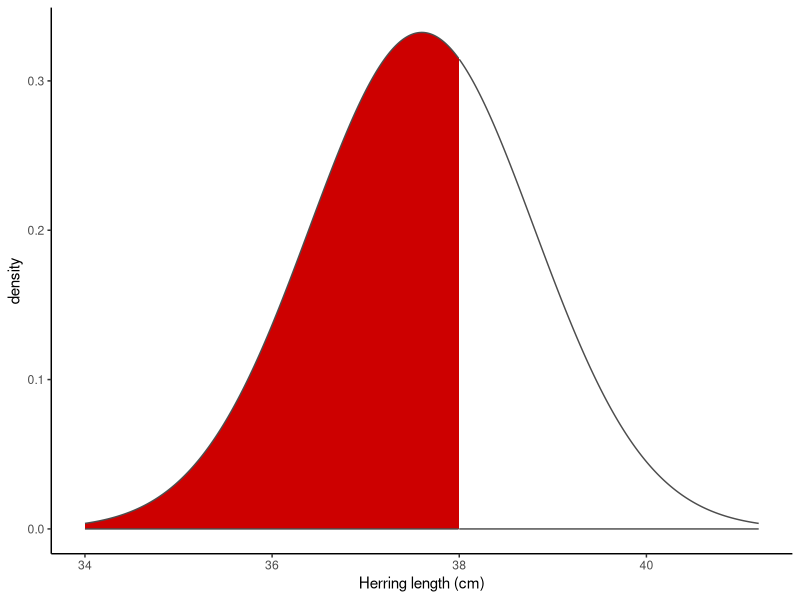
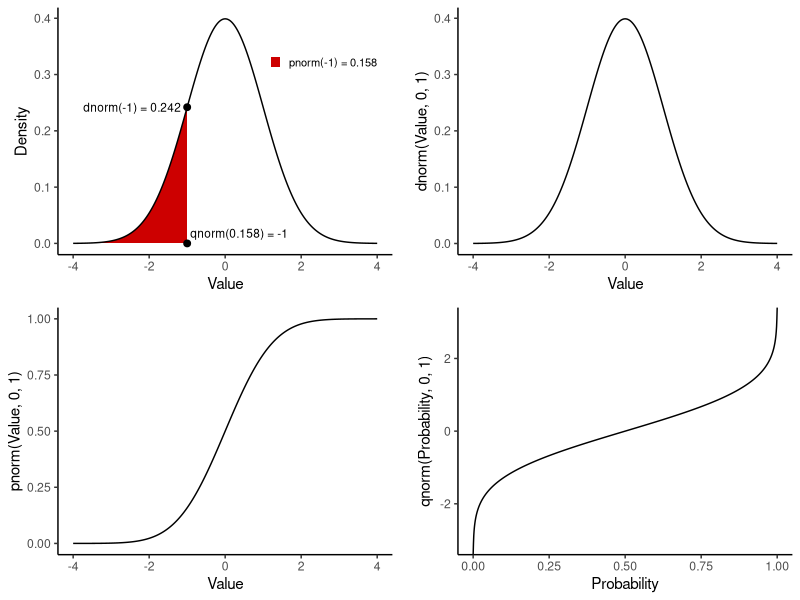
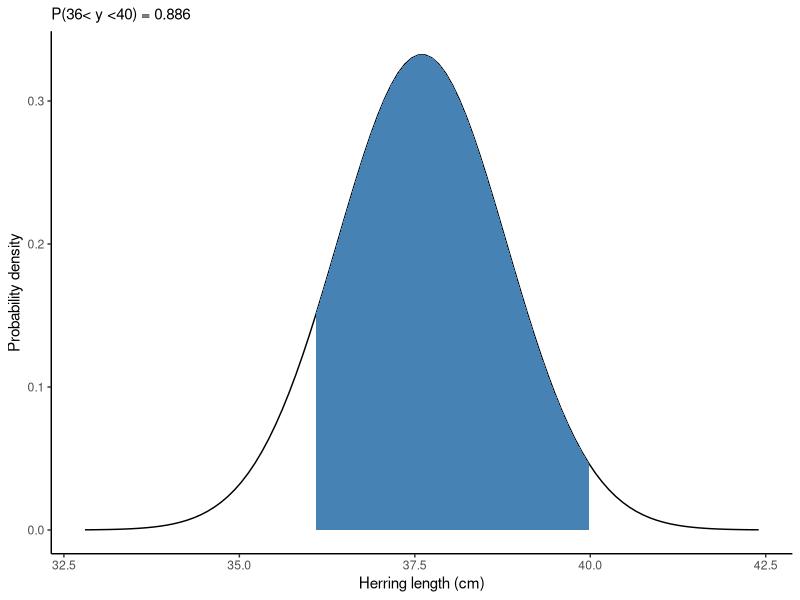
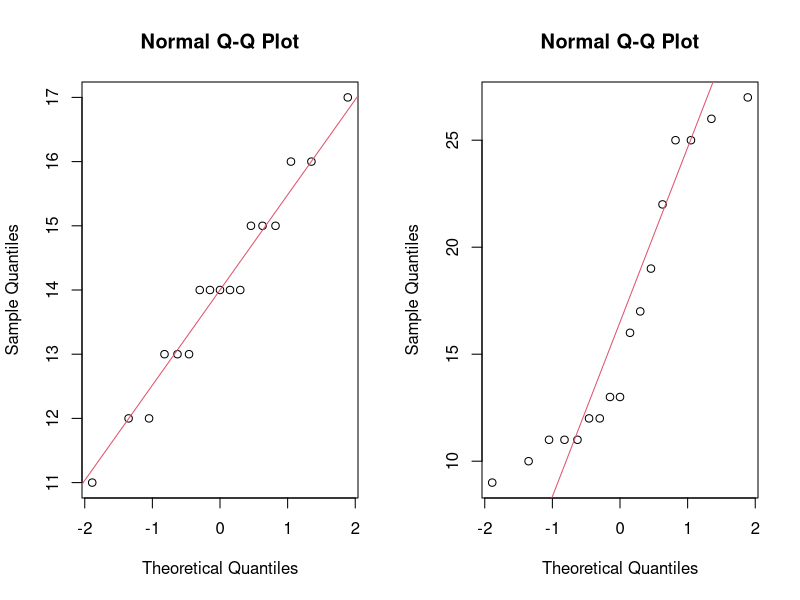
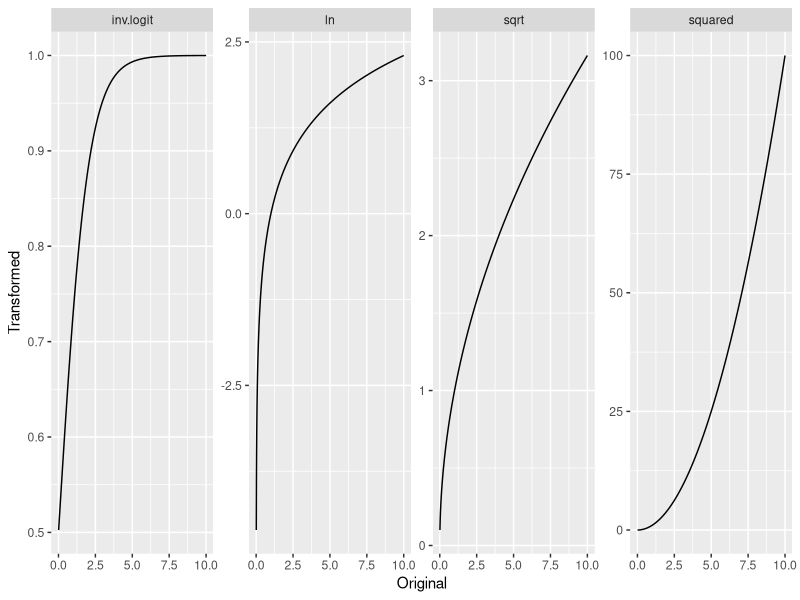
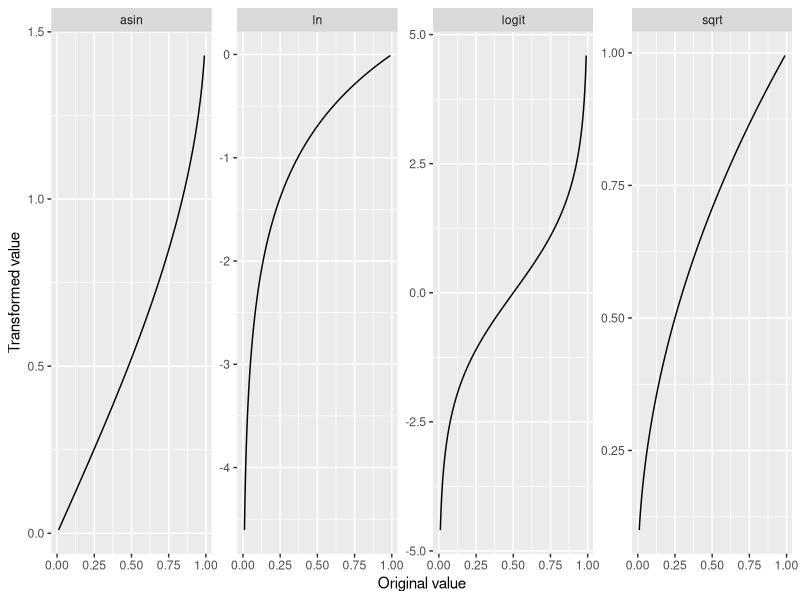
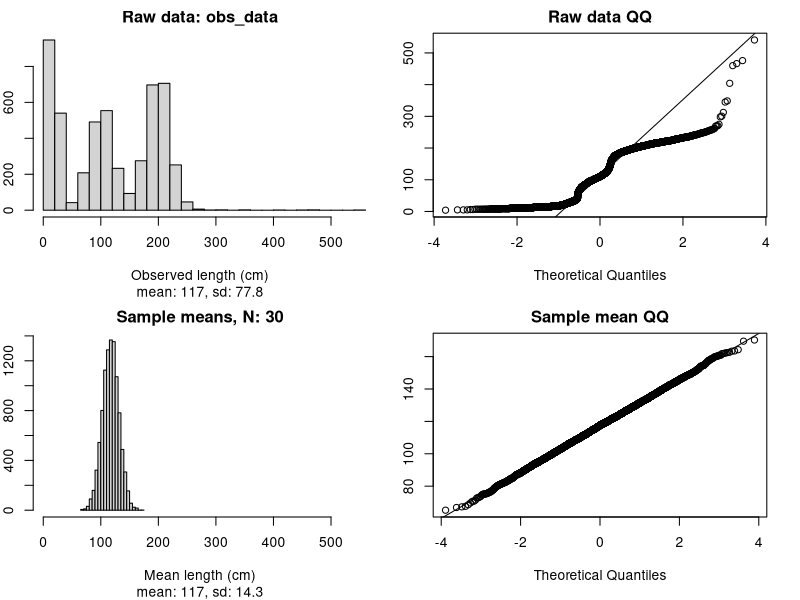
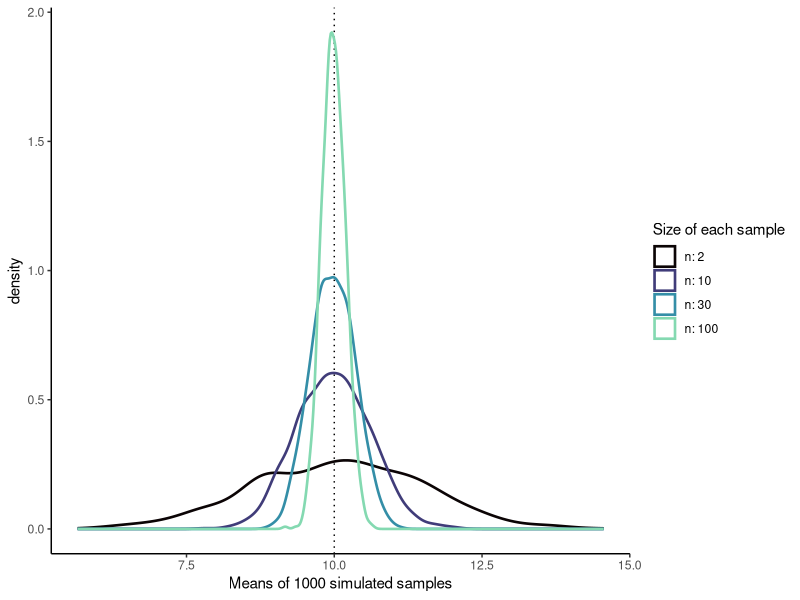

These figures' R source, in order:
## ---- chunk 1
#| message: false
#| warning: false

library(tidyverse)
library(readxl)
## ---- chunk 2
#| label: fig-normal_herring
#| fig-cap: "Normal distribution of herring lengths."
#| message: false
#| warning: false

mu <- 37.6
sigma <- 1.2
y <- 38

y_l38_df <- tibble(len=seq(mu-3*sigma, mu+3*sigma, length.out=1e3),
                     density=dnorm(len, mu, sigma),
                     shade=len < 38)
ggplot(y_l38_df, aes(len, ymin=0, ymax=density, fill=shade)) + 
  geom_ribbon(colour="grey30") + 
  scale_fill_manual(values=c("white", "red3"), guide="none") +
  labs(x="Herring length (cm)", y="density") +
  theme_classic()
## ---- chunk 3
#| label: fig-dpq_examp
#| fig-cap: "Functions for distributions in R illustrated with a standard normal."
#| fig-width: 8
#| fig-height: 6
#| echo: false
#| warning: false
#| message: false

library(cowplot)
norm_df <- tibble(x=seq(-4, 4, length.out=1e3),
                  x2=seq(0, 1, length.out=1e3),
                  lo=0) |>
  mutate(d=dnorm(x), 
         q=qnorm(x2),
         p=pnorm(x),
         above_m1=x > -1) 
labels_df <- tribble(~x, ~y, ~label,
                     -1, dnorm(-1), "dnorm(-1) = 0.242  ",
                     -1, 0, " qnorm(0.158) = -1")
p1 <- ggplot(norm_df, aes(x)) + 
  geom_ribbon(aes(ymin=lo, ymax=d, fill=above_m1)) +
  geom_line(aes(y=d)) + 
  geom_point(data=labels_df, aes(y=y), size=2) +
  geom_text(data=labels_df[1,], aes(y=y, label=label), hjust=1, size=3) + 
  geom_text(data=labels_df[2,], aes(y=y, label=label), size=3,
            hjust=0, vjust=0, nudge_y=0.01) + 
  scale_fill_manual("", values=c("red3", "white"), 
                    labels=c("pnorm(-1) = 0.158", "")) +
  labs(x="Value", y="Density") +
  theme_classic() +
  theme(legend.position=c(0.8, 0.8),
        legend.text=element_text(size=8),
        legend.key.size=unit(0.3, "cm"))
p2 <- ggplot(norm_df, aes(x, d)) + geom_line() + 
  labs(x="Value", y="dnorm(Value, 0, 1)") + 
  theme_classic() 
p3 <- ggplot(norm_df, aes(x, p)) + geom_line() + 
  labs(x="Value", y="pnorm(Value, 0, 1)") + 
  theme_classic() 
p4 <- ggplot(norm_df, aes(x2, q)) + geom_line() + 
  labs(x="Probability", y="qnorm(Probability, 0, 1)") + 
  theme_classic() 

plot_grid(p1, p2, p3, p4, align="hv", axis="tblr")
## ---- chunk 4
qnorm(p = 0.975, mean = 37.6, sd = 1.2) # p is the cumulative probability 
probs <- seq(from = 0.1, to = 0.9, by = 0.2) # vectorize for multiple values
rbind(probs, quantiles=qnorm(p = probs, mean = 37.6, sd = 1.2))
probs_95 <- c(0.025, 0.975) # middle 95% (2.5% on either side)
qnorm(p = probs_95, mean = 37.6, sd = 1.2) # round as appropriate
## ---- chunk 5
#| label: fig-herring2
#| fig-cap: "The normal distribution illustrating probability of a random herring from your population having a length between 36 and 40 cm."
#| fig-width: 6
#| fig-height: 4

# The population: y ~ Norm(mean=37.6, sd=1.2) 
mu <- 37.6
sigma <- 1.2
# lower boundary and upper boundary of the region of interest
lb <- 36
ub <- 40 

norm_df <- tibble(z=seq(-4, 4, length.out=100),
                  x=z*sigma + mu,
                  densNorm=dnorm(x, mu, sigma))
ggplot(norm_df, aes(x, densNorm)) + 
  geom_line() + 
  geom_ribbon(data=norm_df |> filter(x > lb & x < ub),
              aes(ymin=0, ymax=densNorm), fill="steelblue") +
  labs(x="Herring length (cm)", 
       y="Probability density",
       subtitle=paste0("P(", lb, "< y <", ub, ") = ", 
                       signif(pnorm(ub, mu, sigma) - pnorm(lb, mu, sigma), digits=3))) +
  theme_classic() # changes how the plot looks: ?theme

## ---- chunk 6
MS <- read_xlsx("data/practical_3_4.xlsx", sheet = "Mood shrimp")
# check the data using head(), str() etc.
## ---- chunk 7
#| label: qq-examp
#| fig-cap: "Normal (QQ) plots. The left indicates that the normality assumption might be reasonable, not so on the right."
#| fig-width: 6
#| fig-height: 3

par(mfrow = c(1, 2))
qqnorm(MS$Shrimp1)
qqline(MS$Shrimp1, col = 2) # the data fall near the line
qqnorm(MS$Shrimp2)
qqline(MS$Shrimp2, col = 2) # the data deviate widely from the line
## ---- chunk 8
#| label: fig-trans_positiveData
#| fig-cap: "Effect of common transformations on positive data."
#| fig-width: 9
#| fig-height: 2.5

positive_df <- tibble(orig=seq(0.01, 10, length.out=1e3)) |>
  mutate(sqrt=sqrt(orig),
         ln=log(orig),
         inv.logit=boot::inv.logit(orig),
         squared=orig^2) |>
  pivot_longer(cols=2:5, names_to="transformation", values_to="new_value")

ggplot(positive_df, aes(orig, new_value)) + 
  geom_line() + 
  facet_wrap(~transformation, scales="free", nrow=1) + 
  labs(main="Positive values", x="Original", y="Transformed")
## ---- chunk 9
#| label: fig-trans_proportionalData
#| fig-cap: "Effect of common transformations on proportions."
#| fig-width: 9
#| fig-height: 2.5

proportion_df <- tibble(orig=seq(0.01, 0.99, length.out=1e3)) |>
  mutate(sqrt=sqrt(orig),
         ln=log(orig),
         asin=asin(orig),
         logit=boot::logit(orig)) |>
  pivot_longer(cols=2:5, names_to="transformation", values_to="new_value")

ggplot(proportion_df, aes(orig, new_value)) + 
  geom_line() + 
  facet_wrap(~transformation, scales="free", nrow=1) + 
  labs(main="Proportions", x="Original value", y="Transformed value")
## ---- chunk 10
# get the Radon data into R; the units are parts per billion
readxl::excel_sheets("data/practical_3_4.xlsx") 
# load the dataset and try some transformations
## ---- chunk 11
trim_values <- function(x) {
  y <- format(x, digits = 3)
  return(y)
} 

# After running the code above, we can use the function:
trim_values(1.23456)

long_numbers <- rnorm(3, 2, 1)
data.frame(orig=long_numbers,
           clean=trim_values(long_numbers))
## ---- chunk 12
#| label: fig-clt_examp
#| fig-cap: "The central limit theorem in action (when n>30)."
#| fig-width: 6
#| fig-height: 6

# Run this code, then adjust the values for obs_data as you like.
# Play with more distributions if you want: ?stats::distributions
obs_data <- c(rnorm(2000, 200, 20), 
              rnorm(1500, 100, 20), 
              rlnorm(100, 5, 0.5),
              rpois(1000, 15), 
              rpois(500, 30))
xlims <- range(obs_data)

# Define size of each sample and the number of sampling repeats
sample_size <- 30
num_samples <- 10000

# Sample num_samples times from obs_data, with n = sample_size for each sample
sample_means <- numeric(length=num_samples) # initialize an empty vector
for(i in 1:num_samples) {
  sample_i <- sample(obs_data, sample_size, replace=T)
  sample_means[i] <- mean(sample_i)
}

# plot observed distribution
par(mfrow = c(2, 2))
par(mar = c(5, 2, 2, 2)) 
hist(obs_data,
     main = "Raw data: obs_data",
     sub = paste0("mean: ", trim_values(mean(obs_data)), 
                  ", sd: ", trim_values(sd(obs_data))),
     breaks = 30, xlab = "Observed length (cm)", xlim = xlims
) 
qqnorm(obs_data, main = "Raw data QQ")
qqline(obs_data)

# plot distribution of sample means
hist(sample_means,
     main = paste0("Sample means, N: ", sample_size),
     sub = paste0("mean: ", trim_values(mean(sample_means)), 
                  ", sd: ", trim_values(sd(sample_means))),
     breaks = 30, xlab = "Mean length (cm)", xlim = xlims
) 
qqnorm(sample_means, main="Sample mean QQ")
qqline(sample_means)

## ---- chunk 13
# Simulate a normally distributed population with mean mu and sd sigma
mu <- 10
sigma <- 2
sim_obs <- rnorm(10000, mu, sigma)

# Draw samples
sample_size <- c(2, 10, 30, 100) # size of each sample
num_samples <- 1000 # number of samples (=repeats) for each sample size

sample_mean_df <- tibble(N=rep(sample_size, each = num_samples),
                         id=rep(1:num_samples, times = length(sample_size))) |>
  mutate(sample_mean=0)

for(i in 1:nrow(sample_mean_df)) {
  sample_i <- sample(sim_obs, sample_mean_df$N[i])
  sample_mean_df$sample_mean[i] <- mean(sample_i)
}

## ---- chunk 14
#| label: fig-SEM
#| fig-cap: "Simulated sample means."
#| fig-width: 6
#| fig-height: 4

sample_mean_df |>
  mutate(N=factor(N, levels=unique(N), labels=paste("n:", unique(N)))) |>
  ggplot(aes(sample_mean, colour=N)) +
  geom_vline(xintercept=mu, linetype=3) +
  geom_density(linewidth=0.9) +
  scale_colour_viridis_d("Size of each sample", option="mako", end=0.85) +
  labs(x=paste("Means of", num_samples, "simulated samples")) +
  theme_classic()
## ---- chunk 15
sample_mean_df |>
  group_by(N) |>
  summarise(se_sim=sd(sample_mean)) |>
  ungroup() |>
  mutate(se_calc=sigma/sqrt(N))
